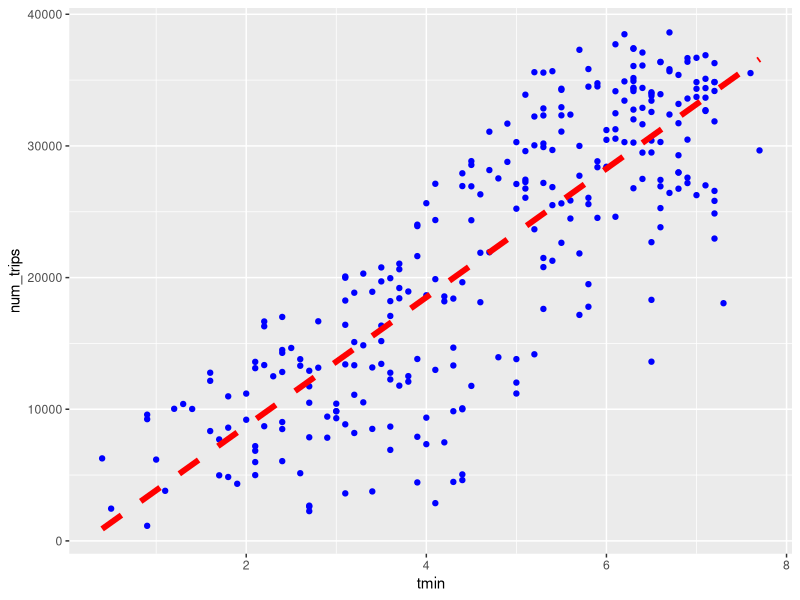
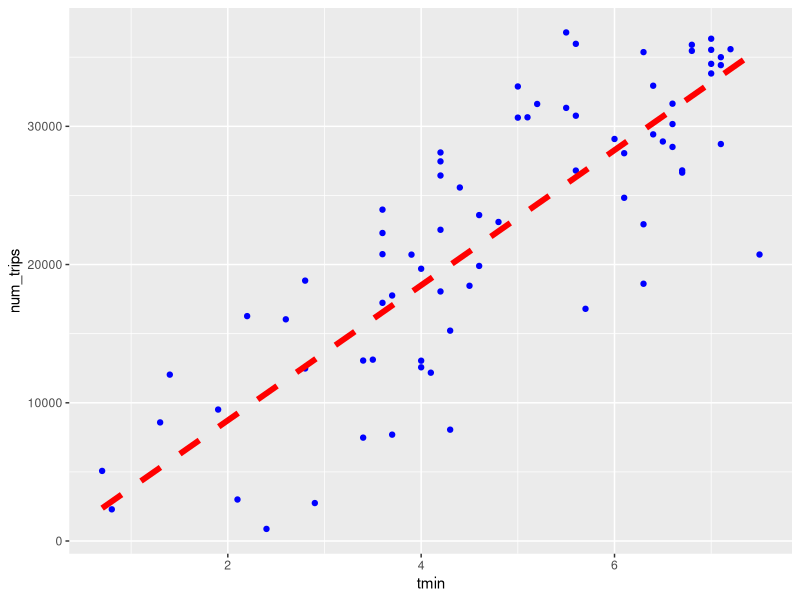
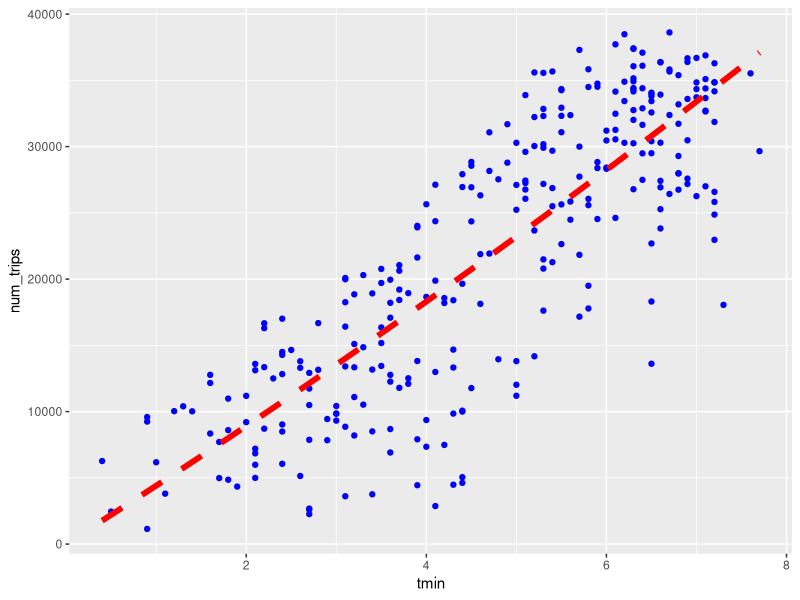
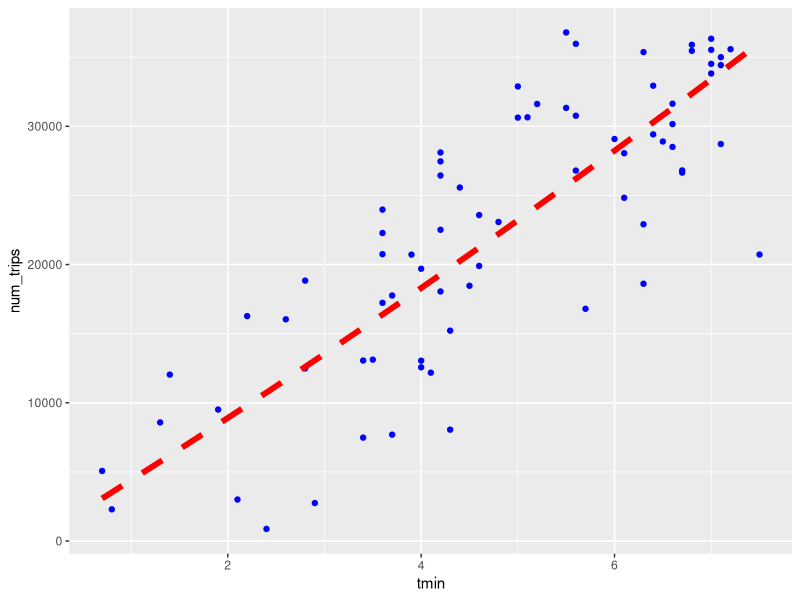
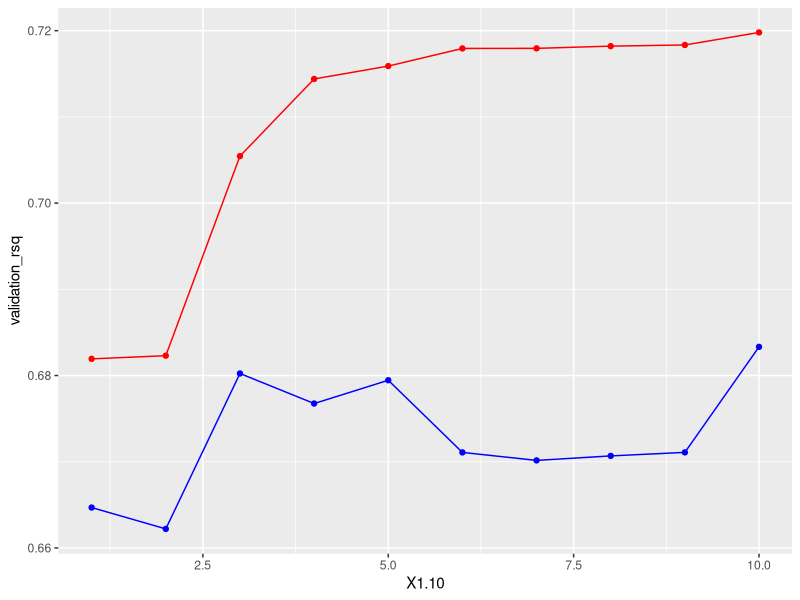
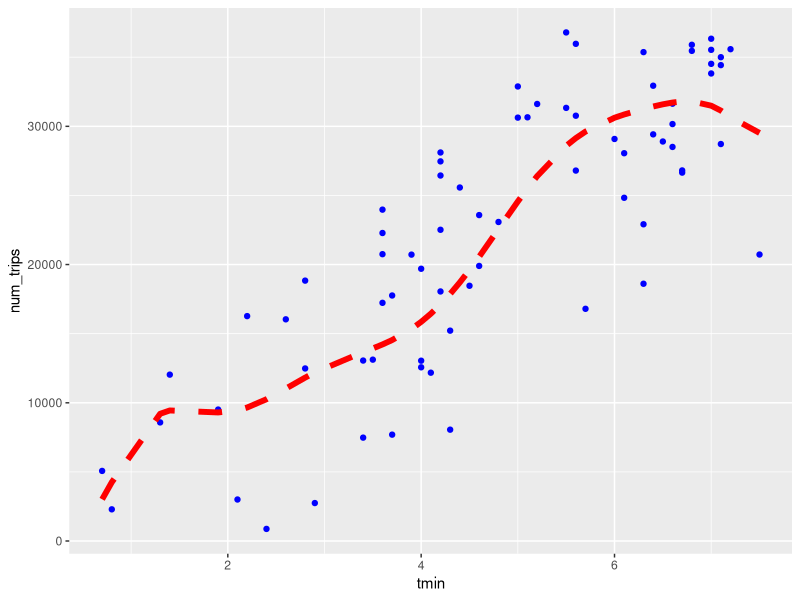
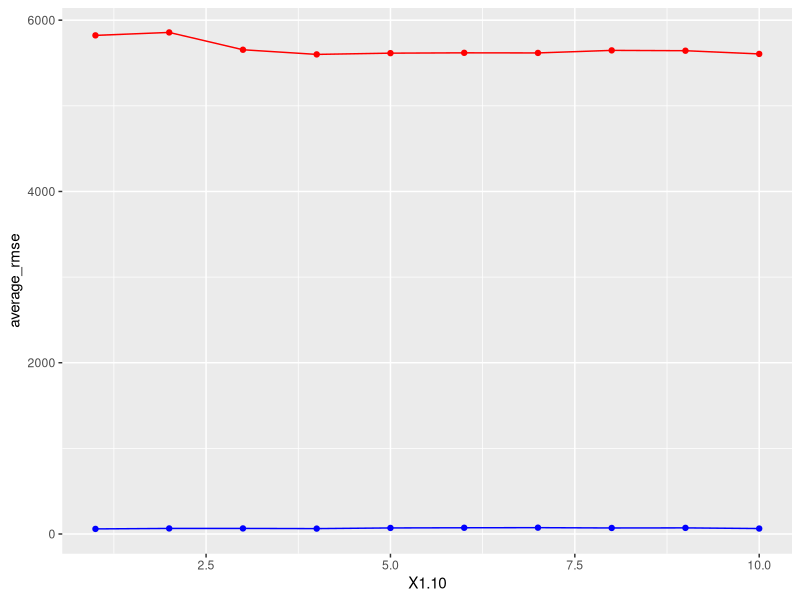

Write R code to recreate these figures, in order.
## ---- chunk 1
knitr::opts_chunk$set(echo = TRUE)
## ---- chunk 2
library(tidyverse)
library(modelr)
library(scales)
## ---- chunk 3
trips_data <- read_tsv('trips_per_day.tsv')
## ---- chunk 4
sampled_trips_data <- sample_frac(trips_data,1) %>% 
  mutate(count = row_number())

training_set <- sampled_trips_data %>%
  filter(count <= floor(.80 * nrow(sampled_trips_data)))

validation_set <- sampled_trips_data %>%
  filter(count > floor(.80 * nrow(sampled_trips_data)))


## ---- chunk 5
trips_model1 <- lm(num_trips ~ tmin, training_set)
summary(trips_model1)

training_set %>% add_predictions(trips_model1) %>% 
  ggplot(aes(x = tmin)) + 
  geom_point(aes(y = num_trips), color ="blue") +
  geom_line(aes(y = pred), color = 'red', linetype = "dashed", lwd = 2)

validation_set %>% add_predictions(trips_model1) %>% 
  ggplot(aes(x = tmin)) + 
  geom_point(aes(y = num_trips), color ="blue") +
  geom_line(aes(y = pred), color = 'red', linetype = "dashed", lwd = 2)
  
# R-Squared Training
training_set2 <- training_set %>% 
  add_predictions(trips_model1)

(cor(training_set2$pred,training_set2$num_trips))^2 # 0.6854682

# R-Squared Validation
validation_set2 <- validation_set %>% 
  add_predictions(trips_model1)

(cor(validation_set2$pred,validation_set2$num_trips))^2 #  0.65064

# RMSE Training
rmse(trips_model1, training_set) # 5752.095

# RMSE Validation
rmse(trips_model1, validation_set) # 6025.868
## ---- chunk 6
trips_model2 <- lm(num_trips ~ tmin + I(tmin^2), training_set)
summary(trips_model2)

training_set %>% add_predictions(trips_model2) %>% 
  ggplot(aes(x = tmin)) + 
  geom_point(aes(y = num_trips), color ="blue") +
  geom_line(aes(y = pred), color = 'red', linetype = "dashed", lwd = 2)

validation_set %>% add_predictions(trips_model2) %>% 
  ggplot(aes(x = tmin)) + 
  geom_point(aes(y = num_trips), color ="blue") +
  geom_line(aes(y = pred), color = 'red', linetype = "dashed", lwd = 2)
  
# R-Squared Training
training_set3 <- training_set %>% 
  add_predictions(trips_model2)

(cor(training_set3$pred,training_set3$num_trips))^2 # 0.6854846

# R-Squared Validation
validation_set3 <- validation_set %>% 
  add_predictions(trips_model2)

(cor(validation_set3$pred,validation_set3$num_trips))^2 # 0.6506801

# RMSE Training
rmse(trips_model2, training_set) # 5751.945

# RMSE Validation
rmse(trips_model2, validation_set) # 6025.484

## ---- chunk 7
k <- 10
training_rsq <- rep(0,k)
validation_rsq <- rep(0,k)

for(i in 1:k){
  trips_modelk <- lm(num_trips ~ poly(tmin, i, raw = TRUE), training_set)
  
# R-Squared Training
training_setk <- training_set %>% 
  add_predictions(trips_modelk)

training_rsq[i] <- (cor(training_setk$pred,training_setk$num_trips))^2 

# R-Squared Validation
validation_setk <- validation_set %>% 
  add_predictions(trips_modelk)

validation_rsq[i] <- (cor(validation_setk$pred,validation_setk$num_trips))^2

}

training_rsq
validation_rsq

data.frame(1:10, validation_rsq, training_rsq) %>% 
  ggplot(aes(x = X1.10)) +
  geom_line(aes(y = validation_rsq), color = 'blue') + 
  geom_point(aes(y = validation_rsq), color = 'blue') + 
  geom_line(aes(y = training_rsq), color = 'red') + 
  geom_point(aes(y = training_rsq), color = 'red') 
## ---- chunk 8
poly <- match(max(validation_rsq),validation_rsq)

best_fit <- lm(num_trips ~ poly(tmin, poly, raw = TRUE), training_set)
summary(best_fit)

validation_set %>% 
  add_predictions(best_fit) %>%
  ggplot(aes(x = tmin)) + 
  geom_point(aes(y = num_trips), color = 'blue') + 
  geom_line(aes(y = pred), color = 'red', linetype = 'dashed', lwd = 2)
## ---- chunk 9
fold <- 5
rmse <- rep(0,fold)
for(j in 1:fold){

# need to work on the way folds are selected (revamp for training_setj and validation_setj)



}

mean(rmse) # 5905.833
sd(rmse)/sqrt(length(rmse)) # 386.4351


k <- 10
average_rmse <- rep(0,k)
average_se <- rep(0,k)

for(i in 1:k){
  
  rmse <- rep(0,fold)
  for(j in 1:fold){
    
  training_setj <- sampled_trips_data %>%
  mutate(cross = (row_number() + 5) %% 5) %>%
  filter(cross != j - 1)

  validation_setj <- sampled_trips_data %>%
  mutate(cross = (row_number() + 5) %% 5) %>%
  filter(cross == j - 1)
  
  rmse[j] <- rmse(lm(num_trips ~ poly(tmin, i, raw = TRUE), training_setj), validation_setj)

  
  }
  
  average_rmse[i] <- mean(rmse)
  average_se[i] <- sd(rmse)/length(rmse)
}

data.frame(1:10, average_rmse, average_se) %>%
  ggplot(aes(x = X1.10)) +
  geom_point(aes(y = average_rmse), color = 'red') + 
  geom_line(aes(y = average_rmse), color = 'red') + 
  geom_point(aes(y = average_se), color = 'blue') + 
  geom_line(aes(y = average_se), color = 'blue')  

match(min(average_rmse), average_rmse)
